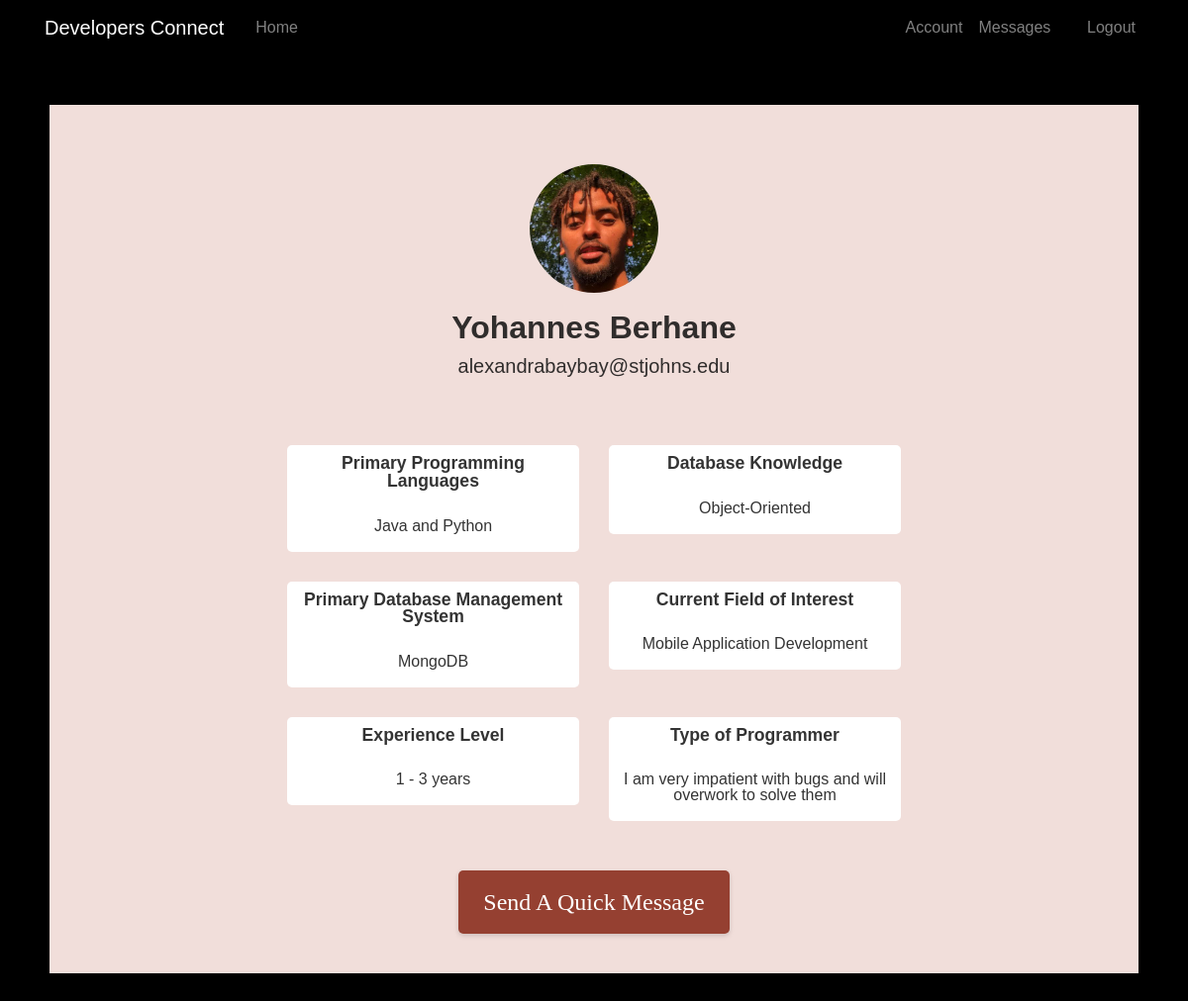
Screenshot of /profile/YohanBerhane (signed in) with the database file from the repository.
### dating/models.py (models this page shows, shortened)
class User(db.Model, UserMixin):  #This class defines several fields as class variables.
    __tablename__ = 'users'
    id = db.Column(db.Integer, autoincrement=True, primary_key=True)
    firstname = db.Column(db.String(100), nullable=False)
    lastname = db.Column(db.String(100), nullable=False)
    email = db.Column(db.String(100), nullable=False, unique=True)
    username = db.Column(db.String(100), nullable=False)
    password = db.Column(db.String(100), nullable=False)
    date_of_birth = db.Column(db.String(100), nullable=False)
    image_file = db.Column(db.String(20), nullable=True, default='default.jpg')
    messages_sent = db.relationship('Message',
                                    foreign_keys='Message.sender_id',
                                    backref='sender', lazy='dynamic')
    messages_received = db.relationship('Message',
                                        foreign_keys='Message.recipient_id',
                                        backref='recipient', lazy='dynamic')
    last_message_read_time = db.Column(db.DateTime)
    notifications = db.relationship('Notification', backref='user',
                                    lazy='dynamic')
    def new_messages(self):
        last_read_time = self.last_message_read_time or datetime(1900, 1, 1)
        return Message.query.filter_by(recipient=self).filter(
            Message.timestamp > last_read_time).count()

class FavProgrammingLang(db.Model):
    __tablename__ = 'fav_programming_lang'
    fav_lang_id = db.Column(db.Integer, autoincrement=True, primary_key=True)
    fav_lang_name = db.Column(db.String(40), nullable=False)
    interest = db.relationship('Interest',
                            backref=db.backref('fav_programming_lang'))

class SecondFavProgrammingLang(db.Model):
    __tablename__ = 'second_fav_lang'
    fav_lang_id= db.Column(db.Integer, autoincrement=True,
                                            primary_key=True)
    fav_lang_name = db.Column(db.String(40), nullable=False)
    interest = db.relationship('Interest',
                            backref=db.backref('second_fav_lang'))

class DatabaseKnowledge(db.Model):
    __tablename__ = 'database_knowledge'
    database_knowledge_id = db.Column(db.Integer, autoincrement=True, primary_key=True)
    database_knowledge_name = db.Column(db.String(40), nullable=False)
    interest = db.relationship('Interest',
                            backref=db.backref('database_knowledge'))

class FavDatabaseSystem(db.Model):
    __tablename__ = 'fav_database_system'
    fav_database_system_id = db.Column(db.Integer, autoincrement=True, primary_key=True)
    fav_database_system_name= db.Column(db.String(40), nullable=False)
    interest = db.relationship('Interest',
                            backref=db.backref('fav_database_system'))

class FieldInterest(db.Model):
    __tablename__ = 'field_interest'
    field_interest_id = db.Column(db.Integer, autoincrement=True, primary_key=True)
    field_interest_name= db.Column(db.String(40), nullable=False)
    interest = db.relationship('Interest',
                            backref=db.backref('field_interest'))

class ExperienceLevel(db.Model):
    __tablename__ = 'experience'
    experience_id = db.Column(db.Integer, autoincrement=True, primary_key=True)
    experience_name = db.Column(db.String(40), nullable=False)
    interest = db.relationship('Interest',
                            backref=db.backref('experience'))

class ProgrammerType(db.Model):
    __tablename__ = 'programmer_type'
    programmer_type_id = db.Column(db.Integer, autoincrement=True, primary_key=True)
    programmer_type_name = db.Column(db.String(40), nullable=False)
    interest = db.relationship('Interest',
                            backref=db.backref('programmer_type'))

### dating/routes.py (the view)
@app.route("/profile/<user>", methods=['GET', 'POST'])
@login_required
def profile(user):
    selected_user=User.query.filter_by(username=user).first()
    user = selected_user.username
    userid=selected_user.id
    selected_interests = []
    user_interests = Interest.query.filter_by(interest_id=userid).first()
    user_fav_programming_lang_id = user_interests.fav_programming_lang_id
    user_second_fav_lang_id = user_interests.second_fav_lang_id
    user_database_knowledge_id = user_interests.database_knowledge_id
    user_fav_database_system_id = user_interests.fav_database_system_id
    user_field_interest_id = user_interests.field_interest_id
    user_programmer_type_id = user_interests.programmer_type_id
    user_experience_id= user_interests.experience_id
    fav_lang = FavProgrammingLang.query.filter_by(fav_lang_id=user_fav_programming_lang_id).first()
    second_fav_lang = SecondFavProgrammingLang.query.filter_by(fav_lang_id=user_second_fav_lang_id).first()
    database_knowledge = DatabaseKnowledge.query.filter_by(database_knowledge_id=user_database_knowledge_id).first()
    fav_database_system = FavDatabaseSystem.query.filter_by(fav_database_system_id=user_fav_database_system_id).first()
    field_interest = FieldInterest.query.filter_by(field_interest_id=user_field_interest_id).first()
    programmer_type = ProgrammerType.query.filter_by(programmer_type_id=user_programmer_type_id).first()
    experience = ExperienceLevel.query.filter_by(experience_id=user_experience_id).first()
    selected_interests.append(fav_lang.fav_lang_name)
    selected_interests.append(second_fav_lang.fav_lang_name)
    selected_interests.append(database_knowledge.database_knowledge_name)
    selected_interests.append(fav_database_system.fav_database_system_name)
    selected_interests.append(field_interest.field_interest_name)
    selected_interests.append(programmer_type.programmer_type_name)
    selected_interests.append(experience.experience_name)
    return render_template('profile.html', selected_user=selected_user, user=user, selected_interests=selected_interests)

### dating/models.py (called while the page is built)
@login.user_loader
def load_user(id):
    return User.query.get(int(id))

### dating/templates/profile.html
{% extends "profilelayout.html" %}
{% block content %}
<div class="pfl-wrapper">
	<article>
		<div class="profile-photo">
      <img src="/static/profilepics/{{selected_user.image_file}}" width="200" height="130" />
    </div>
		<div class="profile-info">
      <h1>{{ selected_user.firstname }} {{ selected_user.lastname}}</h1>
      <h5>{{ current_user.email }}</h5>
		</div>
		<div class="col-xs-12">
      <div class="col-md-2 people"></div>
			<div class="col-md-8 posts">
				<div class="col-xs-12 col-lg-12 col-xl-6 tile">
					<div class="inner">
            <h4>Primary Programming Languages</h4>
            <h5>{{ selected_interests[0]}} and {{selected_interests[1]}}</h5>
					</div>
				</div>
				<div class="col-xs-12 col-lg-12 col-xl-6 tile">
					<div class="inner">
            <h4>Database Knowledge</h4>
            <h5>{{ selected_interests[2]}}</h5>
					</div>
        </div>
        <div class="col-xs-12 col-lg-12 col-xl-6 tile">
					<div class="inner">
            <h4>Primary Database Management System</h4>
            <h5>{{ selected_interests[3]}}</h5>
					</div>
				</div>
				<div class="col-xs-12 col-lg-12 col-xl-6 tile">
					<div class="inner">
            <h4>Current Field of Interest</h4>
            <h5>{{ selected_interests[4]}}</h5>
					</div>
				</div>
				<div class="col-xs-12 col-lg-12 col-xl-6 tile">
					<div class="inner">
            <h4>Experience Level</h4>
            <h5>{{ selected_interests[6]}}</h5>
					</div>
        </div>
        <div class="col-xs-12 col-lg-12 col-xl-6 tile">
					<div class="inner">
            <h4>Type of Programmer</h4>
            <h5>{{ selected_interests[5]}}</h5>
					</div>
        </div>
			</div>
    </div>
  </article>
  {% if user != current_user %}
  <div style="text-align: center;">
  <form action="/send_message/{{user}}" method="POST">
    <button id="buttonz" name="send_message" type="submit" style="text-align: center">
      Send A Quick Message
    </button>
  </form>
</div>
{% endif %}
</div>
{% endblock content %}

### dating/static/profile.css (style rules this page uses)
body { width: 100%; height: 100%; min-height: 100vh; margin: 0; background-color: black; font-family: 'Poppins', sans-serif; color: rgba(0,0,0,0.8); }
.pfl-wrapper { display: block; width: auto; height: 100%; padding: 40px; margin: 50px; background-color: #f1deda; box-shadow: 0 0 50px rgba(0,0,0,0.08); overflow: auto; }
article { display: block; width: auto; height: auto; padding: 20px 0; overflow: auto; }
article .profile-photo { display: block; width: 130px; height: 130px; border-radius: 50%; background-color: #fff; margin: 0 auto; background-size: 230%; background-position: 80% 0%; background-repeat: no-repeat; position: relative; overflow: hidden; }
article .profile-info { display: block; width: 100%; max-width: 400px; margin: 0 auto; text-align: center; }
article .profile-info h1 { font-size: 2em; font-weight: 600; margin-top: 0.5em; }
#buttonz { cursor: pointer; border: none; outline: none; border-radius: 5px; padding: 14px 25px; box-shadow: 0px 2px 5px rgba(0, 0, 0, 0.15); transition: 0.25s; font-family: Cambria, Cochin, Georgia, Times, "Times New Roman", serif; font-size: 24px; background-color:rgb(149, 64, 49); color:white; }
article .people, article .posts { display: inline-block; width: 100%; margin: 60px 0 0; float: left; }
article .posts .tile { display: inline-block; float: left; margin-bottom: 30px; }
article .posts .tile:nth-of-type(2n+1) { clear: both; }
img { width: 100%; height: 100%; position: absolute; top: 0; left: 0; }
article .posts .tile .inner { display: block; width: 100%; overflow: hidden; border-radius: 5px; -webkit-border-radius: 5px; background-color: #fff; cursor: pointer; transition: box-shadow 0.25s; }
article .posts .tile .inner h4 { font-size: 1.1em; line-height: 1.0em; padding: 10px 10px 10px; transition: color 0.25s; font-weight: bold; text-align: center; }
article .posts .tile .inner h5 { font-size: 1em; line-height: 1.0em; padding: 10px 10px 10px; transition: color 0.25s; text-align: center; }

### rows the page displays
User: image_file (picture), firstname "Yohannes", lastname "Berhane"
User: email "alexandrabaybay@stjohns.edu"
FavProgrammingLang: fav_lang_name "Java"
SecondFavProgrammingLang: fav_lang_name "Python"
DatabaseKnowledge: database_knowledge_name "Object-Oriented"
FavDatabaseSystem: fav_database_system_name "MongoDB"
FieldInterest: field_interest_name "Mobile Application Development"
ExperienceLevel: experience_name "1 - 3 years"
ProgrammerType: programmer_type_name "I am very impatient with bugs and will overwork to solve them"
